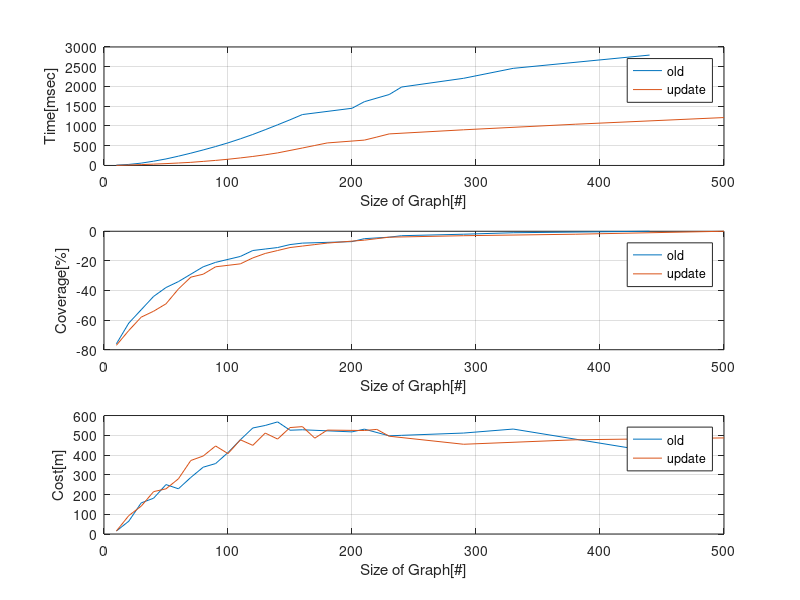

Write the MATLAB code that produced this figure.
clc
close all
clear all
A_old = [
10 4 1 10 4 15.0892 0.034188 8 37 0 6 51 44 44 10 49 28 
20 18 1 10 18 64.9205 0.153846 18 157 0 11 186 138 138 50 301 139 
30 27 1 10 27 157.535 0.230769 33 291 4 68 396 248 248 317 2555 699 
40 36 1 10 36 181.249 0.307692 49 428 4 168 649 369 369 626 3593 895 
50 42 1 10 42 250.286 0.358974 57 649 4 399 1109 499 499 1134 7226 1577 
60 46 1 10 46 228.968 0.393162 70 749 4 812 1635 636 636 1829 9709 2227 
70 51 1 10 51 286.412 0.435897 76 910 4 1133 2123 776 776 2329 7808 1527 
80 56 1 10 56 338.367 0.478632 82 1035 4 1628 2749 923 923 2850 9432 1996 
90 59 1 10 59 356.713 0.504274 86 1202 4 2662 3954 1073 1073 3821 21325 5262 
100 61 1 10 61 412.553 0.521368 93 1345 4 3187 4629 1224 1224 3117 7104 1105 
110 63 1 10 63 477.34 0.538462 103 1491 4 4208 5806 1384 1384 4881 18681 2062 
120 67 1 10 67 536.97 0.57265 110 1643 4 6834 8591 1544 1544 6877 42316 10064 
130 68 1 10 68 549.663 0.581197 120 1784 4 9216 11124 1704 1704 8732 39309 6973 
140 69 1 10 69 567.723 0.589744 124 1955 4 11503 13586 1870 1870 10460 45284 6697 
150 71 1 10 71 525.617 0.606838 127 2077 4 13302 15510 2040 2040 11337 32196 4949 
160 72 1 10 72 527.889 0.615385 133 2196 4 17376 19709 2210 2210 13391 62935 12645 
200 73 1 10 73 517.221 0.623932 159 2804 4 24962 27929 2907 2907 16628 139541 20347 
210 75 1 10 75 531.056 0.641026 167 2927 4 37179 40277 3087 3087 20993 98740 21418 
230 76 1 10 76 497.151 0.649573 181 3177 4 56229 59591 3447 3447 27477 201516 40576 
240 77 1 10 77 499.672 0.65812 190 3359 4 73890 77443 3627 3627 30204 138865 29348 
290 78 1 10 78 511.264 0.666667 221 4239 7 131359 135826 4568 4568 45344 426284 63321 
330 79 1 10 79 531.492 0.675214 252 4991 7 166384 171634 5328 5328 55081 308370 28199 
440 80 1 10 80 419.236 0.683761 336 6940 7 223332 230615 7520 7520 43080 511773 80207    ];
A_update = [
  10 4 1 10 4 15.0892 0.034188 3 37 0 2 42 44 44 10 49 28 
20 14 1 10 14 93.1952 0.119658 8 190 1 20 219 138 138 92 761 230 
30 23 1 10 23 141.04 0.196581 10 246 1 57 314 248 248 174 1328 340 
40 27 1 10 27 214.582 0.230769 13 346 1 174 534 369 369 525 4705 1176 
50 32 1 10 32 228.77 0.273504 13 535 1 465 1014 499 499 1077 9005 2083 
60 42 1 10 42 279.407 0.358974 15 825 1 905 1746 636 636 1755 10505 2885 
70 50 1 10 50 372.276 0.42735 17 993 3 1625 2638 776 776 2672 16529 3985 
80 52 1 10 52 394.977 0.444444 24 1111 3 2021 3159 923 923 3097 8517 1803 
90 57 1 10 57 445.798 0.487179 25 1275 3 3392 4695 1073 1073 4746 28581 6985 
100 58 1 10 58 407.214 0.495726 29 1432 3 4481 5945 1224 1224 4402 18520 3816 
110 59 1 10 59 477.072 0.504274 34 1576 3 5137 6750 1384 1384 5786 16718 2014 
120 63 1 10 63 448.955 0.538462 37 1724 3 6973 8737 1544 1544 7589 31979 6137 
130 66 1 10 66 511.151 0.564103 42 1947 3 8797 10789 1704 1704 8793 29904 6361 
140 68 1 10 68 480.835 0.581197 48 2137 3 10051 12239 1870 1870 9053 20557 3739 
150 70 1 10 70 539.082 0.598291 62 2311 3 12741 15117 2040 2040 11122 36925 6928 
160 71 1 10 71 543.744 0.606838 62 2473 3 15400 17938 2210 2210 12820 43865 7838 
170 72 1 10 72 485.462 0.615385 64 2631 3 18383 21081 2380 2380 14233 48879 8005 
180 73 1 10 73 526.189 0.623932 64 2755 3 22407 25229 2550 2550 16736 58286 10659 
210 75 1 10 75 524.095 0.641026 72 3241 3 28796 32112 3087 3087 18694 111614 13774 
220 76 1 10 76 529.834 0.649573 77 3365 3 38956 42401 3267 3267 21671 70707 11048 
230 77 1 10 77 495.253 0.65812 80 3527 3 67484 71094 3447 3447 26297 200096 48088 
290 78 1 10 78 454.494 0.666667 104 4457 3 95342 99906 4568 4568 31678 300377 50495 
380 79 1 10 79 477.078 0.675214 141 5986 3 151221 157351 6320 6320 49817 574967 77254 
500 81 1 10 81 486.646 0.692308 169 9741 14 224241 234165 8760 8760 69559 806652 83863  
     ];

figure(1)
subplot(3,1,1)
hold on;box on;grid on;
plot(A_old(:,1),cumsum(A_old(:,8)))
plot(A_update(:,1),cumsum(A_update(:,8)))
legend('old','update')
xlabel('Size of Graph[#]')
ylabel('Time[msec]')

subplot(3,1,2)
hold on;box on;grid on;
plot(A_old(:,1),(A_old(:,5)-A_old(end,2)))
plot(A_update(:,1),(A_update(:,5)-A_update(end,2)))
legend('old','update')
xlabel('Size of Graph[#]')
ylabel('Coverage[%]')

subplot(3,1,3)
hold on;box on;grid on;
plot(A_old(:,1),(A_old(:,6)))
plot(A_update(:,1),(A_update(:,6)))
legend('old','update')
xlabel('Size of Graph[#]')
ylabel('Cost[m]')
